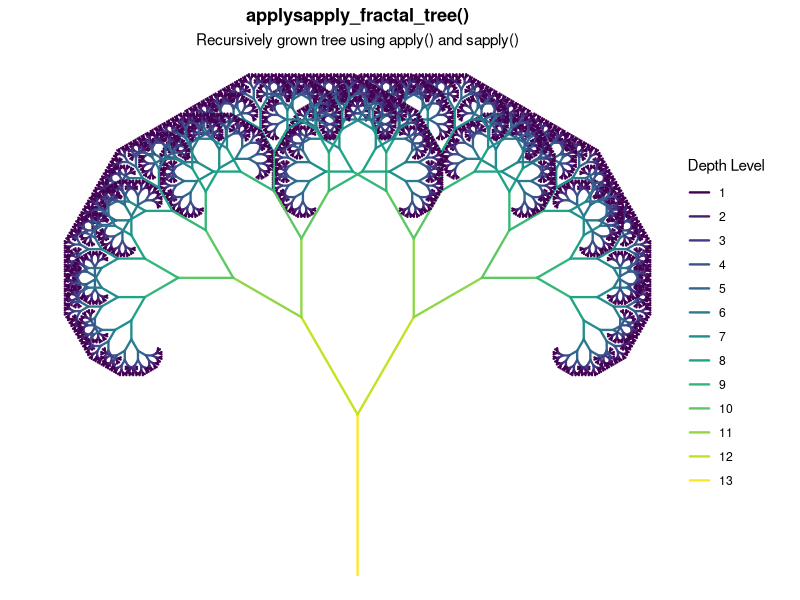

The R source for this figure:

### Fractals


library(ggplot2)
library(dplyr)

applysapply_fractal_tree <- function(depth = 5, angle = 20, length = 1) {

  
  grow_branch <- function(x, y, angle, length, depth) {
    if (depth == 0) return(data.frame())
    
    # Compute end coordinates of the branch
    xend <- x + length * cospi(angle / 180)
    yend <- y + length * sinpi(angle / 180)
    
    branch <- data.frame(
      x = x, y = y,
      xend = xend, yend = yend,
      level = depth
    )
    
    # left /  right :)
    directions <- c(-1, 1)
    children <- apply(matrix(directions), 1, function(d) {
      sapply(1, function(dummy) {
        grow_branch(xend, yend, angle + d * 30, length * 0.7, depth - 1)
      }, simplify = FALSE)
    })
    
    all_branches <- do.call(rbind, c(list(branch), unlist(children, recursive = FALSE)))
    return(all_branches)
  }
  

  tree_data <- grow_branch(0, 0, 90, length, depth)
  

  ggplot(tree_data) +
    geom_segment(aes(x = x, y = y, xend = xend, yend = yend, color = as.factor(level)),
                 lineend = "round", linewidth = 0.8) +
    scale_color_viridis_d(option = "D") +
    theme_void() +
    coord_fixed() +
    labs(
      title = "applysapply_fractal_tree()",
      subtitle = "Recursively grown tree using apply() and sapply()",
      color = "Depth Level"
    ) +
    theme(
      plot.title = element_text(hjust = 0.5, face = "bold"),
      plot.subtitle = element_text(hjust = 0.5)
    )
}

#test
applysapply_fractal_tree(depth = 13, angle = 54, length = 1)

#applysapply_fractal_tree()
